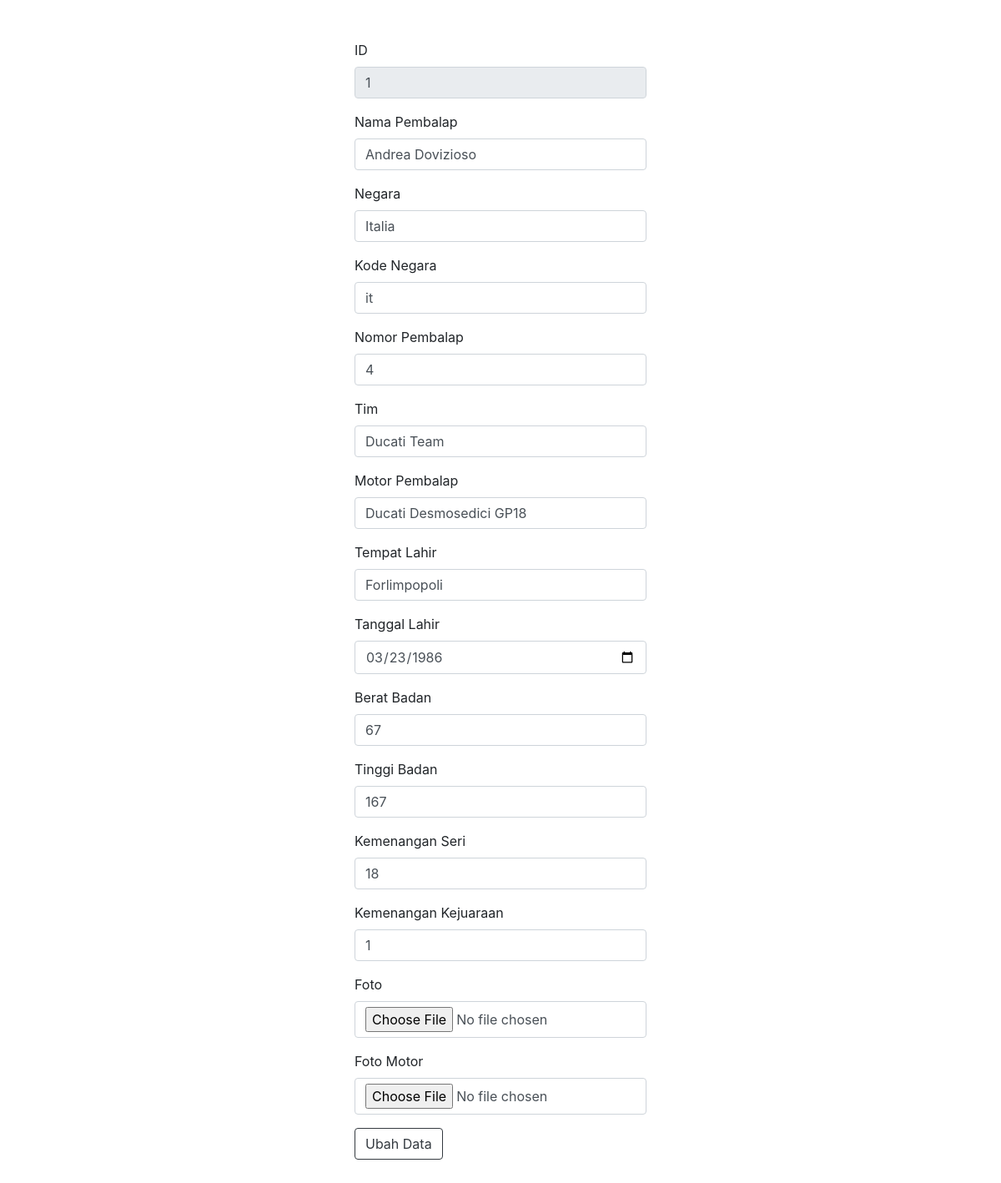
The page /tugas/ubah-data.php?id=1 (signed in) on the database its author committed.
### tables this page shows
CREATE TABLE `motogp` (
  `id` int(11) NOT NULL,
  `negara` varchar(15) NOT NULL,
  `kode_negara` varchar(2) NOT NULL,
  `nomor` int(11) NOT NULL,
  `foto` varchar(255) DEFAULT NULL,
  `nama` varchar(50) NOT NULL,
  `foto_motor` varchar(255) NOT NULL,
  `tim` varchar(50) NOT NULL,
  `motor` varchar(50) NOT NULL,
  `tempat_lahir` varchar(20) NOT NULL,
  `tanggal_lahir` date NOT NULL,
  `berat_badan` int(11) NOT NULL,
  `tinggi_badan` int(11) NOT NULL,
  `kemenangan_seri` int(11) NOT NULL,
  `kemenangan_kejuaraan` int(11) NOT NULL
);

### tugas/ubah-data.php (the view, shortened to what this page needs)
<!DOCTYPE html>
<html>
<head>
    <link rel="stylesheet" type="text/css" href="flags/css/flag-icon.css">
    <link rel="stylesheet" href="bootstrap/css/bootstrap.min.css">
    <?php
      include 'fungsi/koneksi.php';
      $sql = "SELECT * FROM motogp WHERE id = $_GET[id]";
      $result = mysqli_query($koneksi, $sql);
    ?>
    <?php while ($row = mysqli_fetch_array($result, MYSQLI_ASSOC)) { ?>
</head>
<body>
	<div class="container">
		<div class="row my-5">
			<div class="col-4"></div>
			<div class="col-4">
				<form action="fungsi/update.php" method="POST" enctype="multipart/form-data">
					<div class="form-group">
						<label for="id">ID</label>
						<input type="text" class="form-control" name="id" id="id" value="<?php echo $row['id']; ?>" readonly>
					</div>
					<div class="form-group">
						<label for="nama">Nama Pembalap</label>
						<input type="text" class="form-control" name="nama" id="nama" value="<?php echo $row['nama']; ?>">
					</div>
					<div class="form-group">
						<label for="negara">Negara</label>
						<input type="text" class="form-control" name="negara" id="negara" value="<?php echo $row['negara']; ?>">
					</div>
					<div class="form-group">
						<label for="kode-negara">Kode Negara</label>
						<input type="text" class="form-control" name="kode-negara" id="kode-negara" value="<?php echo $row['kode_negara']; ?>">
					</div>
					<div class="form-group">
						<label for="nomor">Nomor Pembalap</label>
						<input type="text" class="form-control" name="nomor" id="nomor" value="<?php echo $row['nomor']; ?>">
					</div>
					<div class="form-group">
						<label for="tim">Tim</label>
						<input type="text" class="form-control" name="tim" id="tim" value="<?php echo $row['tim']; ?>">
					</div>
					<div class="form-group">
						<label for="motor">Motor Pembalap</label>
						<input type="text" class="form-control" name="motor" id="motor" value="<?php echo $row['motor']; ?>">
					</div>
					<div class="form-group">
						<label for="tempat-lahir">Tempat Lahir</label>
						<input type="text" class="form-control" name="tempat-lahir" id="tempat-lahir" value="<?php echo $row['tempat_lahir']; ?>">
					</div>
					<div class="form-group">
						<label for="tanggal-lahir">Tanggal Lahir</label>
						<input type="date" class="form-control" name="tanggal-lahir" id="tanggal-lahir" value="<?php echo $row['tanggal_lahir']; ?>">
					</div>
					<div class="form-group">
						<label for="berat-badan">Berat Badan</label>
						<input type="text" class="form-control" name="berat-badan" id="berat-badan" value="<?php echo $row['berat_badan']; ?>">
					</div>
					<div class="form-group">
						<label for="tinggi">Tinggi Badan</label>
						<input type="text" class="form-control" name="tinggi" id="tinggi" value="<?php echo $row['tinggi_badan']; ?>">
					</div>
					<div class="form-group">
						<label for="kemenangan-seri">Kemenangan Seri</label>
						<input type="text" class="form-control" name="kemenangan-seri" id="kemenangan-seri" value="<?php echo $row['kemenangan_seri']; ?>">
					</div>
					<div class="form-group">
						<label for="kemenangan-kejuaraan">Kemenangan Kejuaraan</label>
						<input type="text" class="form-control" name="kemenangan-kejuaraan" id="kemenangan-kejuaraan" value="<?php echo $row['kemenangan_kejuaraan']; ?>">
					</div>
					<div class="form-group">
						<label for="foto">Foto</label>
						<input type="file" class="form-control" name="foto" id="foto" value="<?php echo $row['foto']; ?>">
					</div>
					<div class="form-group">
						<label for="foto-motor">Foto Motor</label>
						<input type="file" class="form-control" name="foto-motor" id="foto-motor" value="<?php echo $row['foto_motor']; ?>">
					</div>
					<button type="submit" class="btn btn-outline-dark">Ubah Data</button>
				</form>
			</div>
			<div class="col-4"></div>
		</div>
	</div>
	<?php } ?>
</body>
</html>

### rows shown on the page
motogp: id "1", nama "Andrea Dovizioso", negara "Italia", kode-negara "it", nomor "4", tim "Ducati Team", motor "Ducati Desmosedici GP18", tempat-lahir "Forlimpopoli", tanggal-lahir "03/23/1986", berat-badan "67", tinggi "167", kemenangan-seri "18", kemenangan-kejuaraan "1"
